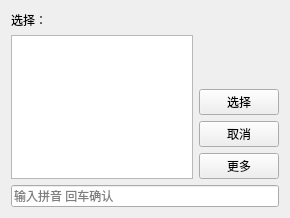
<?xml version="1.0" encoding="UTF-8"?>
<ui version="4.0">
 <class>Widget</class>
 <widget class="QWidget" name="Widget">
  <property name="geometry">
   <rect>
    <x>0</x>
    <y>0</y>
    <width>290</width>
    <height>218</height>
   </rect>
  </property>
  <property name="windowTitle">
   <string>EPinyin</string>
  </property>
  <layout class="QVBoxLayout" name="verticalLayout_2">
   <item>
    <layout class="QHBoxLayout" name="horizontalLayout_2" stretch="0,1">
     <item>
      <widget class="QLabel" name="label">
       <property name="text">
        <string>选择：</string>
       </property>
      </widget>
     </item>
     <item>
      <widget class="QLabel" name="label_2">
       <property name="text">
        <string/>
       </property>
      </widget>
     </item>
    </layout>
   </item>
   <item>
    <layout class="QHBoxLayout" name="horizontalLayout">
     <item>
      <widget class="QListWidget" name="listWidget"/>
     </item>
     <item>
      <layout class="QVBoxLayout" name="verticalLayout">
       <item>
        <spacer name="verticalSpacer">
         <property name="orientation">
          <enum>Qt::Vertical</enum>
         </property>
         <property name="sizeHint" stdset="0">
          <size>
           <width>20</width>
           <height>40</height>
          </size>
         </property>
        </spacer>
       </item>
       <item>
        <widget class="QPushButton" name="pushButton_2">
         <property name="text">
          <string>选择</string>
         </property>
        </widget>
       </item>
       <item>
        <widget class="QPushButton" name="pushButton_3">
         <property name="text">
          <string>取消</string>
         </property>
        </widget>
       </item>
       <item>
        <widget class="QPushButton" name="pushButton">
         <property name="text">
          <string>更多</string>
         </property>
        </widget>
       </item>
      </layout>
     </item>
    </layout>
   </item>
   <item>
    <widget class="QLineEdit" name="lineEdit">
     <property name="placeholderText">
      <string>输入拼音 回车确认</string>
     </property>
    </widget>
   </item>
  </layout>
 </widget>
 <layoutdefault spacing="6" margin="11"/>
 <tabstops>
  <tabstop>lineEdit</tabstop>
  <tabstop>listWidget</tabstop>
  <tabstop>pushButton_2</tabstop>
  <tabstop>pushButton_3</tabstop>
  <tabstop>pushButton</tabstop>
 </tabstops>
 <resources/>
 <connections/>
</ui>
